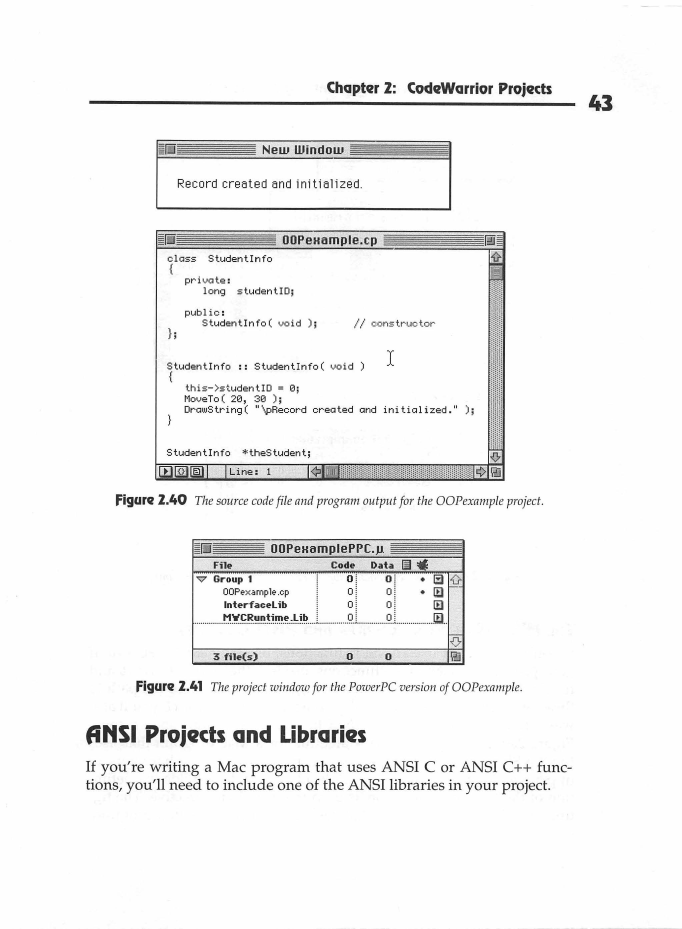
#> input picture assets/historical/HIST-13/source/original.jpg, 2045 x 2785 px (shown at 1/3 size)
$ python build_frame.py
#> lines starting #> are read from the running program, lines starting #| are printed output that depends on the picture
#!/usr/bin/env python3
"""HIST-13 editorial framing: reversible crop + uniform scale of source/original.jpg.

No pixels are redrawn, retouched, recoloured or invented. Two regions of the same
scanned book page are cropped, scaled by one shared factor (no stretching) and
placed side by side on a plain neutral background. Every parameter below is
written to evidence/transform.json so the frame can be reversed or rebuilt.

Run from the repository root:
    python assets/historical/HIST-13/src/build_frame.py
"""
from __future__ import annotations

import hashlib
import json
from pathlib import Path

from PIL import Image

BASE = Path(__file__).resolve().parents[1]
ORIGINAL = BASE / "source" / "original.jpg"
FRAME = BASE / "exports" / "editorial-frame.png"
PROOF_720 = BASE / "proofs" / "editorial-frame-720.png"
TRANSFORM = BASE / "evidence" / "transform.json"

CANVAS = (1920, 1080)
BACKGROUND = (42, 42, 42)  # neutral dark grey, authored framing colour
SCALE = 0.87               # single shared scale factor for both panels
GAP = 64                   # px between panels on the canvas

# Crop boxes in original-pixel coordinates (left, top, right, bottom), right/bottom exclusive.
# Measured from the window borders (dark-pixel projections) plus 10 px padding.
PANELS = [
    {
        "name": "fig-2.40-output-and-editor",
        "depicts": "Program output window 'New Window' and CodeWarrior editor window 'OOPexample.cp' (book Figure 2.40)",
        "crop": [457, 411, 1525, 1452],
    },
    {
        "name": "fig-2.41-project-window",
        "depicts": "CodeWarrior project window 'OOPexamplePPC.µ' (book Figure 2.41)",
        "crop": [567, 1608, 1404, 2005],
    },
]


def sha256(path: Path) -> str:
    return hashlib.sha256(path.read_bytes()).hexdigest()


def main() -> None:
    src = Image.open(ORIGINAL)
#> src is the input picture: PIL image 2045x2785 L; min 0, max 255, mean 243.3
    src.load()
    canvas = Image.new("RGB", CANVAS, BACKGROUND)
#> canvas: PIL image 1920x1080 RGB; every value is 42

    scaled = []
    for panel in PANELS:
        l, t, r, b = panel["crop"]
        region = src.crop((l, t, r, b)).convert("RGB")
        size = (round(region.width * SCALE), round(region.height * SCALE))
        scaled.append((panel, region.size, region.resize(size, Image.Resampling.LANCZOS)))
#> this loop made 2 passes
#> pass 1, in main, `region = src.crop((l, t, r, b)).convert("RGB")`:
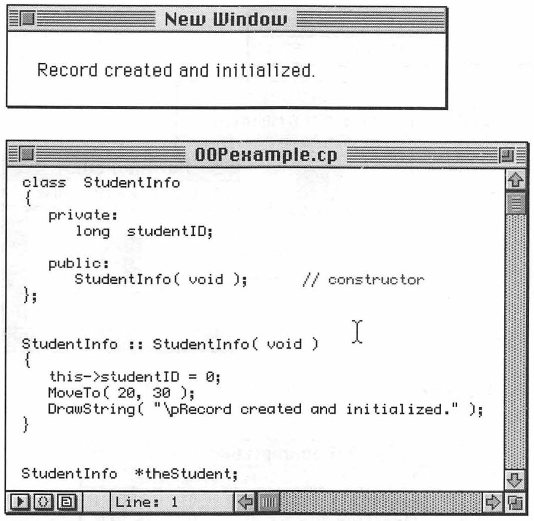
#> region: PIL image 1068x1041 RGB (shown at 1/2 size); min 0, max 255, mean 229.3
#> pass 2, in main, `region = src.crop((l, t, r, b)).convert("RGB")`:
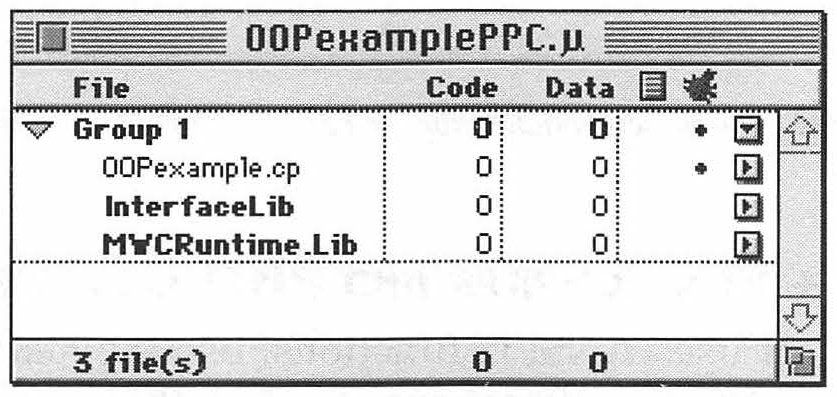
#> region: PIL image 837x397 RGB; min 0, max 255, mean 212.3
#> after the loop, scaled = 2 items

    total_w = sum(img.width for _, _, img in scaled) + GAP * (len(scaled) - 1)
#> total_w = 1721
    x = (CANVAS[0] - total_w) // 2
#> x = 99
    placements = []
    for panel, crop_size, img in scaled:
        y = (CANVAS[1] - img.height) // 2
        canvas.paste(img, (x, y))
        placements.append({
            **panel,
            "crop_size": list(crop_size),
            "scaled_size": [img.width, img.height],
            "canvas_position": [x, y],
            "effective_scale_x": img.width / crop_size[0],
            "effective_scale_y": img.height / crop_size[1],
        })
        x += img.width + GAP
#> this loop made 2 passes
#> (crop_size, y, x) on passes 1 to 2: ((1068, 1041), 87, 1092), ((837, 397), 367, 1884)
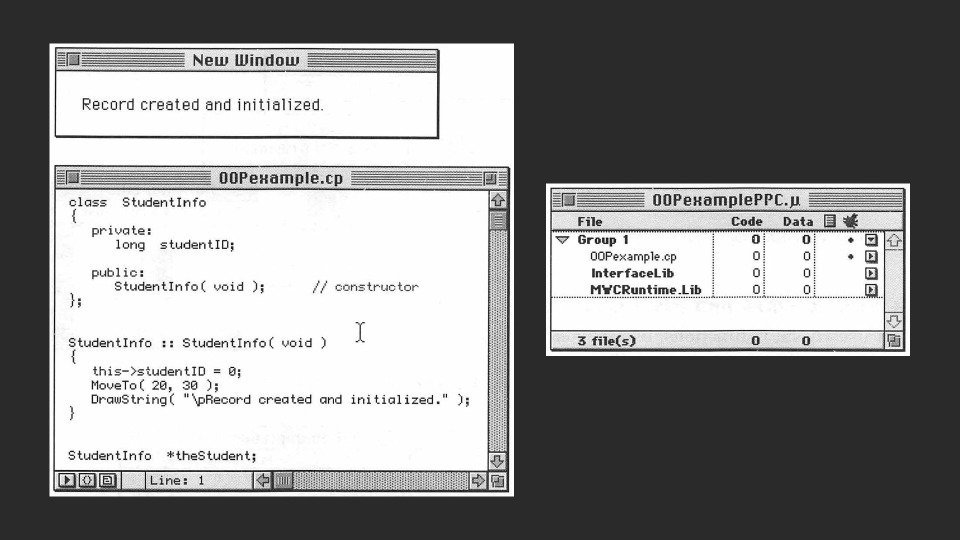
#> canvas: PIL image 1920x1080 RGB (shown at 1/2 size); min 0, max 255, mean 138.6
#> after the loop, placements = 2 items; x = 1884

    FRAME.parent.mkdir(parents=True, exist_ok=True)
    PROOF_720.parent.mkdir(parents=True, exist_ok=True)
    canvas.save(FRAME, format="PNG", optimize=True)
    canvas.resize((1280, 720), Image.Resampling.LANCZOS).save(PROOF_720, format="PNG", optimize=True)
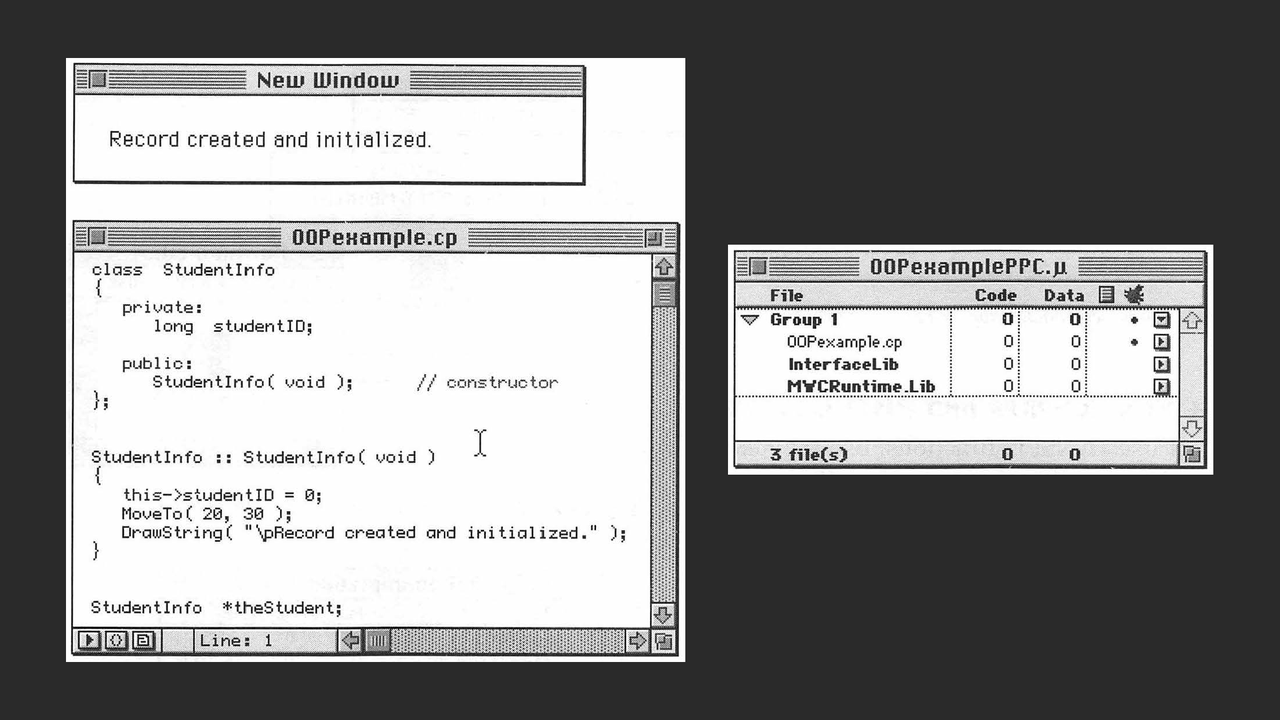
#> saved as editorial-frame-720.png: PIL image 1280x720 RGB; min 0, max 255, mean 138.4

    TRANSFORM.write_text(json.dumps({
        "input": {"path": "source/original.jpg", "sha256": sha256(ORIGINAL),
                  "size": list(src.size), "mode": src.mode},
        "operations": [
            "crop each panel box from the original (no rotation, deskew, levels, sharpening or retouching)",
            "convert greyscale L to RGB without tonal change",
            f"resize each crop by the single shared factor {SCALE} with Lanczos resampling (aspect ratio preserved)",
            "paste panels side by side, vertically centred, on a plain neutral background",
        ],
        "canvas": {"size": list(CANVAS), "background_rgb": list(BACKGROUND), "gap_px": GAP},
        "shared_scale": SCALE,
        "panels": placements,
        "arrangement_note": ("In the book the two figures are stacked vertically on page 43 with captions; "
                             "the frame places them side by side and omits captions/body text. "
                             "No text, labels, UI or watermarks were added or removed."),
        "outputs": {
            "exports/editorial-frame.png": sha256(FRAME),
            "proofs/editorial-frame-720.png": sha256(PROOF_720),
        },
        "reproduce": "python assets/historical/HIST-13/src/build_frame.py",
    }, indent=2, ensure_ascii=False) + "\n", encoding="utf-8", newline="\n")
    print(json.dumps({"frame": str(FRAME), "proof_720": str(PROOF_720),
                      "panels": [(p["name"], p["scaled_size"], p["canvas_position"]) for p in placements]}))
#> (printed output is left out)


if __name__ == "__main__":
    main()
